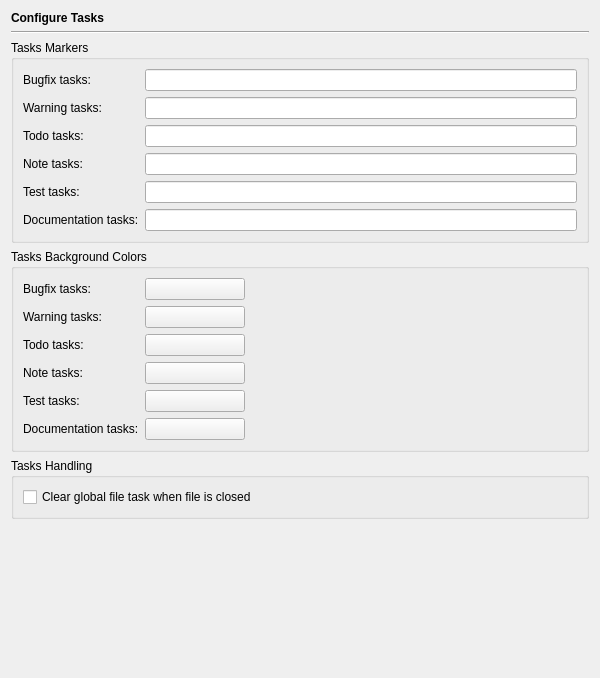
<?xml version="1.0" encoding="UTF-8"?>
<ui version="4.0">
 <class>TasksPage</class>
 <widget class="QWidget" name="TasksPage">
  <property name="geometry">
   <rect>
    <x>0</x>
    <y>0</y>
    <width>600</width>
    <height>678</height>
   </rect>
  </property>
  <layout class="QVBoxLayout" name="verticalLayout">
   <item>
    <widget class="QLabel" name="headerLabel">
     <property name="text">
      <string>&lt;b&gt;Configure Tasks&lt;/b&gt;</string>
     </property>
    </widget>
   </item>
   <item>
    <widget class="Line" name="line11_2_2_2">
     <property name="frameShape">
      <enum>QFrame::HLine</enum>
     </property>
     <property name="frameShadow">
      <enum>QFrame::Sunken</enum>
     </property>
     <property name="orientation">
      <enum>Qt::Horizontal</enum>
     </property>
    </widget>
   </item>
   <item>
    <widget class="QGroupBox" name="groupBox">
     <property name="title">
      <string>Tasks Markers</string>
     </property>
     <layout class="QGridLayout" name="gridLayout">
      <item row="0" column="0">
       <widget class="QLabel" name="textLabel5_3">
        <property name="text">
         <string>Bugfix tasks:</string>
        </property>
       </widget>
      </item>
      <item row="0" column="1">
       <widget class="QLineEdit" name="tasksMarkerFixmeEdit">
        <property name="toolTip">
         <string>Enter the tasks markers separated by a space character.</string>
        </property>
        <property name="text">
         <string/>
        </property>
       </widget>
      </item>
      <item row="1" column="0">
       <widget class="QLabel" name="textLabel4_4">
        <property name="text">
         <string>Warning tasks:</string>
        </property>
       </widget>
      </item>
      <item row="1" column="1">
       <widget class="QLineEdit" name="tasksMarkerWarningEdit">
        <property name="toolTip">
         <string>Enter the tasks markers separated by a space character.</string>
        </property>
       </widget>
      </item>
      <item row="2" column="0">
       <widget class="QLabel" name="textLabel4_3">
        <property name="text">
         <string>Todo tasks:</string>
        </property>
       </widget>
      </item>
      <item row="2" column="1">
       <widget class="QLineEdit" name="tasksMarkerTodoEdit">
        <property name="toolTip">
         <string>Enter the tasks markers separated by a space character.</string>
        </property>
       </widget>
      </item>
      <item row="3" column="0">
       <widget class="QLabel" name="textLabel4_5">
        <property name="text">
         <string>Note tasks:</string>
        </property>
       </widget>
      </item>
      <item row="3" column="1">
       <widget class="QLineEdit" name="tasksMarkerNoteEdit">
        <property name="toolTip">
         <string>Enter the tasks markers separated by a space character.</string>
        </property>
       </widget>
      </item>
      <item row="4" column="0">
       <widget class="QLabel" name="textLabel4_7">
        <property name="text">
         <string>Test tasks:</string>
        </property>
       </widget>
      </item>
      <item row="4" column="1">
       <widget class="QLineEdit" name="tasksMarkerTestEdit">
        <property name="toolTip">
         <string>Enter the tasks markers separated by a space character.</string>
        </property>
       </widget>
      </item>
      <item row="5" column="0">
       <widget class="QLabel" name="textLabel4_6">
        <property name="text">
         <string>Documentation tasks:</string>
        </property>
       </widget>
      </item>
      <item row="5" column="1">
       <widget class="QLineEdit" name="tasksMarkerDocuEdit">
        <property name="toolTip">
         <string>Enter the tasks markers separated by a space character.</string>
        </property>
       </widget>
      </item>
     </layout>
    </widget>
   </item>
   <item>
    <widget class="QGroupBox" name="groupBox_2">
     <property name="title">
      <string>Tasks Background Colors</string>
     </property>
     <layout class="QGridLayout" name="gridLayout_2">
      <item row="0" column="0">
       <widget class="QLabel" name="textLabel2_8">
        <property name="text">
         <string>Bugfix tasks:</string>
        </property>
       </widget>
      </item>
      <item row="0" column="1">
       <widget class="QPushButton" name="tasksFixmeColourButton">
        <property name="minimumSize">
         <size>
          <width>100</width>
          <height>0</height>
         </size>
        </property>
        <property name="toolTip">
         <string>Select the background color for these tasks.</string>
        </property>
        <property name="text">
         <string/>
        </property>
       </widget>
      </item>
      <item row="0" column="2">
       <spacer>
        <property name="orientation">
         <enum>Qt::Horizontal</enum>
        </property>
        <property name="sizeHint" stdset="0">
         <size>
          <width>40</width>
          <height>20</height>
         </size>
        </property>
       </spacer>
      </item>
      <item row="1" column="0">
       <widget class="QLabel" name="textLabel6_3">
        <property name="text">
         <string>Warning tasks:</string>
        </property>
       </widget>
      </item>
      <item row="1" column="1">
       <widget class="QPushButton" name="tasksWarningColourButton">
        <property name="minimumSize">
         <size>
          <width>100</width>
          <height>0</height>
         </size>
        </property>
        <property name="toolTip">
         <string>Select the background color for these tasks.</string>
        </property>
        <property name="text">
         <string/>
        </property>
       </widget>
      </item>
      <item row="2" column="0">
       <widget class="QLabel" name="textLabel1_3">
        <property name="text">
         <string>Todo tasks:</string>
        </property>
       </widget>
      </item>
      <item row="2" column="1">
       <widget class="QPushButton" name="tasksTodoColourButton">
        <property name="minimumSize">
         <size>
          <width>100</width>
          <height>0</height>
         </size>
        </property>
        <property name="toolTip">
         <string>Select the background color for these tasks.</string>
        </property>
        <property name="text">
         <string/>
        </property>
       </widget>
      </item>
      <item row="3" column="0">
       <widget class="QLabel" name="textLabel3_4">
        <property name="text">
         <string>Note tasks:</string>
        </property>
       </widget>
      </item>
      <item row="3" column="1">
       <widget class="QPushButton" name="tasksNoteColourButton">
        <property name="minimumSize">
         <size>
          <width>100</width>
          <height>0</height>
         </size>
        </property>
        <property name="toolTip">
         <string>Select the background color for these tasks.</string>
        </property>
        <property name="text">
         <string/>
        </property>
       </widget>
      </item>
      <item row="4" column="0">
       <widget class="QLabel" name="textLabel1_4">
        <property name="text">
         <string>Test tasks:</string>
        </property>
       </widget>
      </item>
      <item row="4" column="1">
       <widget class="QPushButton" name="tasksTestColourButton">
        <property name="minimumSize">
         <size>
          <width>100</width>
          <height>0</height>
         </size>
        </property>
        <property name="toolTip">
         <string>Select the background color for these tasks.</string>
        </property>
        <property name="text">
         <string/>
        </property>
       </widget>
      </item>
      <item row="5" column="0">
       <widget class="QLabel" name="textLabel3_5">
        <property name="text">
         <string>Documentation tasks:</string>
        </property>
       </widget>
      </item>
      <item row="5" column="1">
       <widget class="QPushButton" name="tasksDocuColourButton">
        <property name="minimumSize">
         <size>
          <width>100</width>
          <height>0</height>
         </size>
        </property>
        <property name="toolTip">
         <string>Select the background color for these tasks.</string>
        </property>
        <property name="text">
         <string/>
        </property>
       </widget>
      </item>
     </layout>
    </widget>
   </item>
   <item>
    <widget class="QGroupBox" name="groupBox_3">
     <property name="title">
      <string>Tasks Handling</string>
     </property>
     <layout class="QHBoxLayout" name="horizontalLayout">
      <item>
       <widget class="QCheckBox" name="clearCheckBox">
        <property name="toolTip">
         <string>Select to clear global file tasks when the file is closed</string>
        </property>
        <property name="text">
         <string>Clear global file task when file is closed</string>
        </property>
       </widget>
      </item>
     </layout>
    </widget>
   </item>
   <item>
    <spacer>
     <property name="orientation">
      <enum>Qt::Vertical</enum>
     </property>
     <property name="sizeHint" stdset="0">
      <size>
       <width>20</width>
       <height>40</height>
      </size>
     </property>
    </spacer>
   </item>
  </layout>
 </widget>
 <tabstops>
  <tabstop>tasksMarkerFixmeEdit</tabstop>
  <tabstop>tasksMarkerWarningEdit</tabstop>
  <tabstop>tasksMarkerTodoEdit</tabstop>
  <tabstop>tasksMarkerNoteEdit</tabstop>
  <tabstop>tasksMarkerTestEdit</tabstop>
  <tabstop>tasksMarkerDocuEdit</tabstop>
  <tabstop>tasksFixmeColourButton</tabstop>
  <tabstop>tasksWarningColourButton</tabstop>
  <tabstop>tasksTodoColourButton</tabstop>
  <tabstop>tasksNoteColourButton</tabstop>
  <tabstop>tasksTestColourButton</tabstop>
  <tabstop>tasksDocuColourButton</tabstop>
  <tabstop>clearCheckBox</tabstop>
 </tabstops>
 <resources/>
 <connections/>
</ui>
